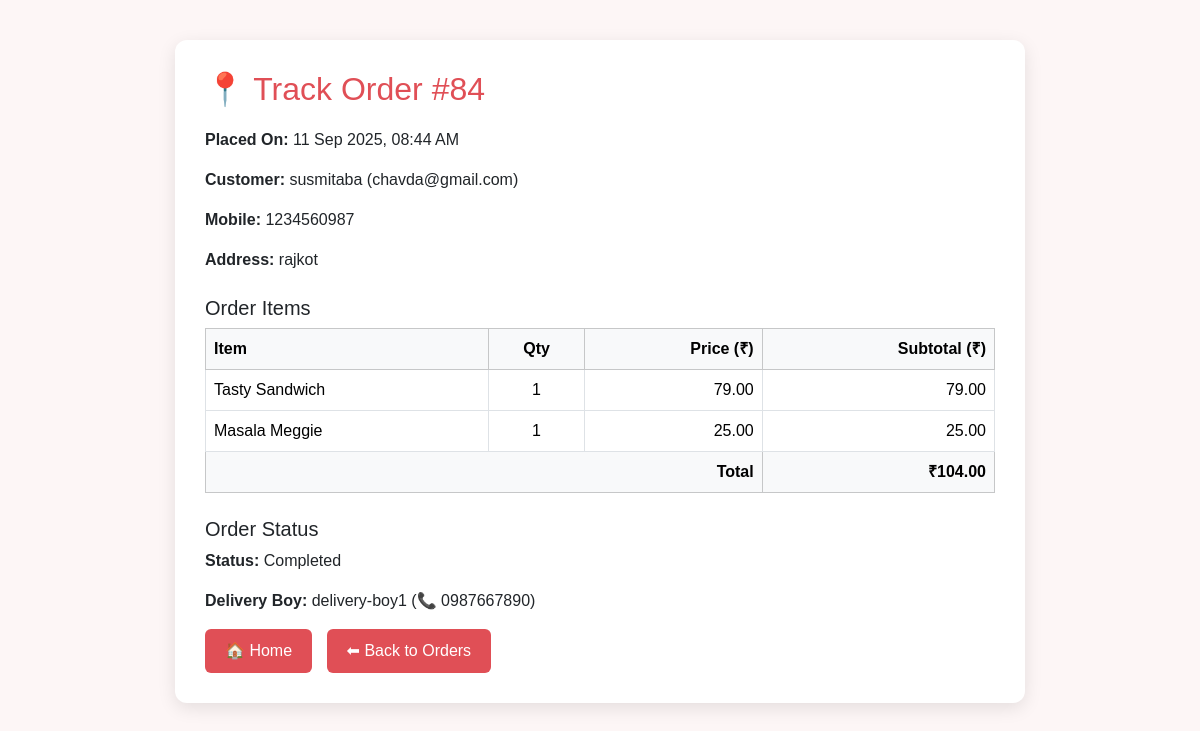
The page /client/track-order.php?order_id=84 (signed in) on the database its author committed.
### tables this page shows
CREATE TABLE `orders` (
  `order_id` int(11) NOT NULL,
  `user_id` int(11) NOT NULL,
  `fullname` varchar(100) DEFAULT NULL,
  `email` varchar(100) DEFAULT NULL,
  `mobile` int(10) DEFAULT NULL,
  `address` text DEFAULT NULL,
  `order_details` text DEFAULT NULL,
  `total_amount` float DEFAULT NULL,
  `payment_status` varchar(20) NOT NULL,
  `order_date` timestamp NOT NULL DEFAULT current_timestamp(),
  `user_confirmed` enum('pending','confirmed','cancelled') DEFAULT 'pending',
  `confirm_time` datetime DEFAULT NULL,
  `user_confirm` enum('pending','confirmed','cancelled') DEFAULT 'pending',
  `order_time` datetime DEFAULT current_timestamp(),
  `delivery_boy_id` int(11) DEFAULT NULL,
  `completed_at` datetime DEFAULT NULL,
  `estimated_time` int(11) DEFAULT NULL COMMENT 'time in minutes',
  `status` varchar(50) DEFAULT 'Pending'
);

CREATE TABLE `delivery_boys` (
  `id` int(11) NOT NULL,
  `name` varchar(100) NOT NULL,
  `email` varchar(100) NOT NULL,
  `password` varchar(255) NOT NULL,
  `mobile` varchar(15) DEFAULT NULL,
  `status` enum('active','inactive') DEFAULT 'active',
  `created_at` timestamp NOT NULL DEFAULT current_timestamp()
);

### client/track-order.php (the view, shortened to what this page needs)
<?php
include 'php/config.php';
$user_email = $_SESSION['user']['email'];
$orderId = intval($_GET['order_id'] ?? 0);
$conn->query("
    UPDATE orders
    SET status='completed'
    WHERE status='assigned'
      AND confirm_time IS NOT NULL
      AND TIMESTAMPADD(MINUTE, estimated_time, confirm_time) <= NOW()
");
$stmt = $conn->prepare("
SELECT o.*, d.name AS delivery_name, d.mobile AS delivery_mobile
FROM orders o
LEFT JOIN delivery_boys d ON o.delivery_boy_id=d.id
WHERE o.order_id=? AND o.email=?");
$stmt->bind_param("is", $orderId, $user_email);
$stmt->execute();
$order = $stmt->get_result()->fetch_assoc();
?>
<!DOCTYPE html>
<html lang="en">
<head>
<link href="https://cdn.jsdelivr.net/npm/bootstrap@5.3.3/dist/css/bootstrap.min.css" rel="stylesheet">
</head>
<body>
<div class="container">
<h2>📍 Track Order #<?= $order['order_id'] ?></h2>
<p><strong>Placed On:</strong> <?= date("d M Y, h:i A", strtotime($order['order_date'])) ?></p>
<p><strong>Customer:</strong> <?= htmlspecialchars($order['fullname']) ?> (<?= htmlspecialchars($order['email']) ?>)</p>
<p><strong>Mobile:</strong> <?= htmlspecialchars($order['mobile']) ?></p>
<p><strong>Address:</strong> <?= htmlspecialchars($order['address']) ?></p>
<h5 class="mt-4">Order Items</h5>
<table class="table table-bordered">
<thead class="table-light">
<tr>
<th>Item</th>
<th class="text-center">Qty</th>
<th class="text-end">Price (₹)</th>
<th class="text-end">Subtotal (₹)</th>
</tr>
</thead>
<tbody>
<?php
$grandTotal = 0;
$orderDetails = $order['order_details'];
if (!empty($orderDetails)) {
    $items = preg_split("/\r\n|\n|\r/", trim($orderDetails));
    foreach ($items as $itemLine) {
        if (preg_match('/^(.*?) \(x(\d+)\) - ₹(\d+)/', $itemLine, $matches)) {
            $itemName = trim($matches[1]);
            $qty = (int)$matches[2];
            $price = (float)$matches[3];
            $subtotal = $qty * $price;
        } else {
            $itemName = htmlspecialchars($itemLine);
            $qty = 1;
            $price = (float)$order['total_amount'];
            $subtotal = $price;
        }
        $grandTotal += $subtotal;
        ?>
        <tr>
            <td><?= htmlspecialchars($itemName) ?></td>
            <td class="text-center"><?= $qty ?></td>
            <td class="text-end"><?= number_format($price, 2) ?></td>
            <td class="text-end"><?= number_format($subtotal, 2) ?></td>
        </tr>
        <?php
    }
}
?>
<tr class="table-light">
    <th colspan="3" class="text-end">Total</th>
    <th class="text-end">₹<?= number_format($grandTotal, 2) ?></th>
</tr>
</tbody>
</table>
<h5 class="mt-4">Order Status</h5>
<p><strong>Status:</strong> <span id="order-status"><?= ucfirst($order['status']) ?></span></p>
<?php if (!empty($order['delivery_name'])): ?>
<p><strong>Delivery Boy:</strong> <?= htmlspecialchars($order['delivery_name']) ?> (📞 <?= htmlspecialchars($order['delivery_mobile']) ?>)</p>
<?php endif; ?>
<a href="index.php" class="btn-custom">🏠 Home</a>
<a href="my-orders.php" class="btn-custom">⬅ Back to Orders</a>
</div>
</body>
</html>

### client/track-order.php (style rules this page uses)
body { background:#fdf6f6; font-family:'Poppins',sans-serif; }
.container { max-width:850px; margin:40px auto; background:#fff; padding:30px; border-radius:12px; box-shadow:0 5px 18px rgba(0,0,0,0.1); }
h2 { color:#e04f56; margin-bottom:20px; }
.table td, .table th { vertical-align: middle; }
.btn-custom { background-color: #e04f56; color: #fff; border: none; padding: 10px 20px; border-radius: 6px; text-decoration: none; margin-right: 10px; display: inline-block; }

### rows shown on the page
orders: order_id "84", order_date "11 Sep 2025, 08:44 AM", fullname "susmitaba", email "chavda@gmail.com", mobile "1234560987", address "rajkot", status "Completed", delivery_boy.name "delivery-boy1", delivery_boy.mobile "0987667890"

### other values the page prints
$itemName "Tasty Sandwich"
$qty "1"
$price "79.00"
$subtotal "79.00"
$itemName "Masala Meggie"
$price "25.00"
$subtotal "25.00"
$grandTotal "104.00"
